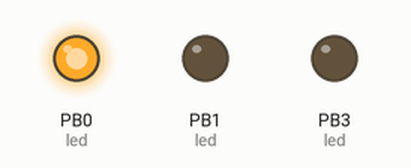
This program was run on a simulated ATmega32, built with avr-gcc and emulated at 8 MHz. Parts: output pins drawn as LEDs (lit = HIGH).

Above: at 0.1 s.
Timing chart, 0 to 1.6 s (numbered marks = the images above):
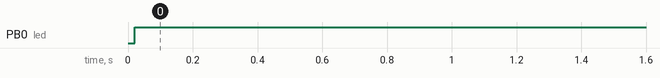

The program:

multi_isr_with_periority.c
```c
/*
 * multi_isr_with_periority.c
 *
 * Created: 1/25/2024 8:53:42 AM
 *  Author: Ahmed Abuzaid
 */


#include <avr/io.h>
#define F_CPU 8000000UL
#include <util/delay.h>
#include "led.h"
#include "button.h"
#include "bitmask.h"
#include <avr/interrupt.h>
int main(void)
{
	led_inti('b',0);//led for ISR INT0
	led_inti('b',1);//led for ISR INT1
	led_inti('b',3);//led for ISR INT2
	button_inti('d',2);//button for ISR INT0
	button_inti('d',3);//button for ISR INT1
	button_inti('b',2);//button for ISR INT2
	sei();//to set interrupt bit (equal to set_bit(SREG,7)

	SET_BIT(GICR,INT0);//to enable INT0
	SET_BIT(GICR,INT1);//to enable INT1
	SET_BIT(GICR,INT2);//to enable INT2

	/* to set action (rising mode)for INT0 */
	SET_BIT(MCUCR,0);//equal to set_BIT(MCUCR,ISC00);
	SET_BIT(MCUCR,1);//equal to set_BIT(MCUCR,ISC01);

	/* to set action (rising mode)for INT1 */
	SET_BIT(MCUCR,2);//equal to set_BIT(MCUCR,ISC00);
	SET_BIT(MCUCR,3);//equal to set_BIT(MCUCR,ISC01);

	/* to set action (rising mode)for INT0 */
	SET_BIT(MCUCSR,6);//equal to set_BIT(MCUCSR,ISC2);

	while(1)
	{
		led_off('b',0);
		led_off('b',1);
		led_off('b',3);
	}
}


ISR (INT0_vect)
{
	sei();
	CLC_BIT(GICR,INT1);//to disable INT1
	CLC_BIT(GICR,INT2);//to disable INT2
	led_on('b',0);
	_delay_ms(2000);
	SET_BIT(GICR,INT1);//to enable INT1
	SET_BIT(GICR,INT2);//to enable INT2

}
ISR (INT1_vect)
{
	sei();
	CLC_BIT(GICR,INT2);//to disable INT2
	led_on('b',1);
	_delay_ms(2000);
	SET_BIT(GICR,INT2);//to enable INT2
}

ISR (INT2_vect)
{
	sei();
	led_on('b',3);
	_delay_ms(2000);
}
```

bitmask.h
```c
/*
 * bitmask.h
 *
 * Created: 12/21/2023 7:57:53 AM
 *  Author: Ahmed Abuzaid
 */


#ifndef BITMASK_H_
#define BITMASK_H_

#define REGISTER_SIZE 8
#define SET_BIT(reg,bit)    (reg|=(1<<bit))
#define TOG_BIT(reg,bit)    (reg^=(1<<bit))
#define CLC_BIT(reg,bit)    (reg&=~(1<<bit))
#define READ_BIT(reg,bit)   ((reg>>bit)&1)


#endif /* BITMASK_H_ */
```

button.c
```c
/*
 * led.c
 *
 * Created: 1/11/2024 9:11:14 AM
 *  Author: Ahmed Abuzaid
 */
#include "DIO.h"

void button_inti(char port,char pin)
{
	DIO_setpin_dir(port,pin,0);
}

char button_val(char port,char pin)
{
	char status;
	status=DIO_pin_read(port,pin);
	return status;
}
```

button.h
```c
/*
 * led.h
 *
 * Created: 1/11/2024 9:11:28 AM
 *  Author: Ahmed Abuzaid
 */


#ifndef LED_H_
#define LED_H_

void button_inti(char port,char pin);
char button_val(char port,char pin);

/*
button_inti(char port,char pin) to set the button pin as input
char button_val(char port,char pin);to read the buttun value return 1 if led on and 0 if the led off (pull down case)
*/

#endif /* LED_H_ */
```

led.c
```c
/*
 * led.c
 *
 * Created: 1/11/2024 9:11:14 AM
 *  Author: Ahmed Abuzaid
 */
#include "DIO.h"

void led_inti(char port,char pin)
{
	DIO_setpin_dir(port,pin,1);
}

void led_on(char port,char pin)
{
	DIO_pin_write(port,pin,1);
}

void led_off(char port,char pin)
{
	DIO_pin_write(port,pin,0);
}

void led_tog(char port,char pin)
{
	DIO_toggelpin(port,pin);
}

char led_status(char port,char pin)
{
	char status;
	status=DIO_pin_read(port,pin);
	return status;
}
```

led.h
```c
/*
 * led.h
 *
 * Created: 1/11/2024 9:11:28 AM
 *  Author: Ahmed Abuzaid
 */


#ifndef LED_H_
#define LED_H_

void led_inti(char port,char pin);
void led_on(char port,char pin);
void led_off(char port,char pin);
void led_tog(char port,char pin);
char led_status(char port,char pin);

/*
led_inti(char port,char pin) to set the led pin as output
led_on(char port,char pin) to make the led on take the name of port and the pin number
led_off(char port,char pin) to make the led off take the name of port and the pin number
led_tog(char port,char pin) to toggel the led take the name of port and the pin number
char led_status(char port,char pin);to read the led status return 1 if led on and 0 if the led off
*/

#endif /* LED_H_ */
```

DIO.c
```c
/*
 * DIO.c
 *
 * Created: 12/26/2023 8:20:22 PM
 *  Author: Ahmed Abuzaid
 */
#include <avr/io.h>
#include "bitmask.h"
void DIO_setpin_dir(char port,char pin,char dir)
{
	switch(port)
	{
		case 'A':
		case 'a':
		if(dir==1)
		{
			SET_BIT(DDRA,pin);
		}
		else
		{
			CLC_BIT(DDRA,pin);
		}
		break;
		case 'B':
		case 'b':
		if(dir==1)
		{
			SET_BIT(DDRB,pin);
		}
		else
		{
			CLC_BIT(DDRB,pin);
		}
		break;
		case 'C':
		case 'c':
		if(dir==1)
		{
			SET_BIT(DDRC,pin);
		}
		else
		{
			CLC_BIT(DDRC,pin);
		}
		break;
		case 'D':
		case 'd':
		if(dir==1)
		{
			SET_BIT(DDRD,pin);
		}
		else
		{
			CLC_BIT(DDRD,pin);
		}
		break;
	}
}

void DIO_pin_write(char port,char pin,char level)
{
	switch(port)
	{
		case 'A':
		case 'a':
		if(level==1)
		{
			SET_BIT(PORTA,pin);
		}
		else
		{
			CLC_BIT(PORTA,pin);
		}
		break;
		case 'B':
		case 'b':
		if(level==1)
		{
			SET_BIT(PORTB,pin);
		}
		else
		{
			CLC_BIT(PORTB,pin);
		}
		break;
		case 'C':
		case 'c':
		if(level==1)
		{
			SET_BIT(PORTC,pin);
		}
		else
		{
			CLC_BIT(PORTC,pin);
		}
		break;
		case 'D':
		case 'd':
		if(level==1)
		{
			SET_BIT(PORTD,pin);
		}
		else
		{
			CLC_BIT(PORTD,pin);
		}
		break;
	}
}

void DIO_toggelpin(char port,char pin)
{
	switch(port)
	{
		case 'A':
		case 'a':
		TOG_BIT(PORTA,pin);
		break;
		case 'B':
		case 'b':
		TOG_BIT(PORTB,pin);
		break;
		case 'C':
		case 'c':
		TOG_BIT(PORTC,pin);
		break;
		case 'D':
		case 'd':
		TOG_BIT(PORTD,pin);
		break;
	}
}

unsigned char DIO_pin_read(char port,char pin)
{
	int back_val=0;
	switch(port)
	{
		case 'A':
		case 'a':
		back_val=READ_BIT(PINA,pin);
		break;
		case 'B':
		case 'b':
		back_val=READ_BIT(PINB,pin);
		break;
		case 'C':
		case 'c':
		back_val=READ_BIT(PINC,pin);
		break;
		case 'D':
		case 'd':
		back_val=READ_BIT(PIND,pin);
		break;
	}
	return back_val;//back_val return 1 or 0
}
void DIO_set_portdir(char port,char dir)
{
	switch(port)
	{
		case 'A':
		case 'a':
		DDRA=dir;
		break;
		case 'B':
		case 'b':
		DDRB=dir;
		break;
		case 'C':
		case 'c':
		DDRC=dir;
		break;
		case 'D':
		case 'd':
		DDRD=dir;
		break;
	}
}

unsigned char DIO_read_portval(char port)
{
	int port_val;
	switch(port)
	{
		case 'A':
		case 'a':
		port_val=PINA;
		break;
		case 'B':
		case 'b':
		port_val=PINB;
		break;
		case 'C':
		case 'c':
		port_val=PINC;
		break;
		case 'D':
		case 'd':
		port_val=PIND;
		break;
	}
	return port_val;

}

void DIO_write_allport(char port,char val)
{
	switch(port)
	{
		case 'A':
		case 'a':
		PORTA=val;
		break;
		case 'B':
		case 'b':
		PORTB=val;
		break;
		case 'C':
		case 'c':
		PORTC=val;
		break;
		case 'D':
		case 'd':
		PORTD=val;
		break;
	}
}

void DIO_port_toggle(char port)
{
		switch(port)
		{
			case 'A':
			case 'a':
			PORTA=~PORTA;
			break;
			case 'B':
			case 'b':
			PORTB=~PORTB;
			break;
			case 'C':
			case 'c':
			PORTC=~PORTC;
			break;
			case 'D':
			case 'd':
			PORTD=~PORTD;
			break;
		}
}

void DIO_connect_pullup(char port,char pin,char val)
{
	switch(port)
	{
		case 'A':
		case 'a':
		if(val==1)
		{
			SET_BIT(PORTA,pin);
		}
		else
		{
			CLC_BIT(PORTA,pin);
		}
		break;
		case 'B':
		case 'b':
		if(val==1)
		{
			SET_BIT(PORTB,pin);
		}
		else
		{
			CLC_BIT(PORTB,pin);
		}
		break;
		case 'C':
		case 'c':
		if(val==1)
		{
			SET_BIT(PORTC,pin);
		}
		else
		{
			CLC_BIT(PORTC,pin);
		}
		break;
		case 'D':
		case 'd':
		if(val==1)
		{
			SET_BIT(PORTD,pin);
		}
		else
		{
			CLC_BIT(PORTD,pin);
		}
		break;
	}
}

void write_lownibble(char port,char val)
{
	DIO_pin_write(port,0,READ_BIT(val,0));
	DIO_pin_write(port,1,READ_BIT(val,1));
	DIO_pin_write(port,2,READ_BIT(val,2));
	DIO_pin_write(port,3,READ_BIT(val,3));
}

void write_highnibble(char port,char val)
{
	DIO_pin_write(port,4,READ_BIT(val,0));
	DIO_pin_write(port,5,READ_BIT(val,1));
	DIO_pin_write(port,6,READ_BIT(val,2));
	DIO_pin_write(port,7,READ_BIT(val,3));
}
```

DIO.h
```c
/*
 * def.h
 *
 * Created: 12/26/2023 8:29:08 PM
 *  Author: Ahmed Abuzaid
 */


#ifndef DEF_H_
#define DEF_H_
enum status {input,output};//for direction replace input by 0 and output by 1
#define high 1
#define low 0
void DIO_setpin_dir(char port,char pin,char dir);//set pin direction
void DIO_pin_write(char port,char pin,char level);//write on output pin
void DIO_toggelpin(char port,char pin);//toggel output pin
unsigned char DIO_pin_read(char port,char pin);//read specific pin in a port
void DIO_set_portdir(char port,char dir);//set port direction
unsigned char DIO_read_portval(char port);
void DIO_write_allport(char port,char val);
void DIO_port_toggel(char port);
void DIO_connect_pullup(char port,char pin,char val);
void write_lownibble(char port,char val);
void write_highnibble(char port,char val);
/*
	DIO_setpin_dir(port name,pin number,output or input);//to set pin direction
	DIO_pin_write(port name,pin number,high or low);//to write high voltage or low voltage in a pin
	DIO_pin_read(port name,pin number);//to read the value on a pin return 1 if high or zero if low
	DIO_toggelpin(port name,pin number);//to toggel the pin value
	DIO_set_portdir(port name,dir);//to set all port direction (dir is a value from 0(00000000) to 255(11111111))
	DIO_read_portval(port name);//read the value over the all port
	DIO_write_allport(port name,val);//to write a value over the all port (val is a value from 0(00000000)all pins input to 255(11111111) all pins oiutput)
	DIO_port_toggel(port name);//to toggel all the port value
	void DIO_connect_pullup(char port,char pin,char val)//to activate internal pull up take port name pin number and takes 1 to enable pull up and zero to disable it
void write_lownibble(char port,char val);//to choose the low nibble (first 4 bit )takes port name and val 0
void write_lownibble(char port,char val);//to choose the low nibble (second four bits)takes port name and val 1

	*/


#endif /* DEF_H_ */
```

Measured:
- by itself, PB0 (led): LOW → HIGH at 0.02 s
